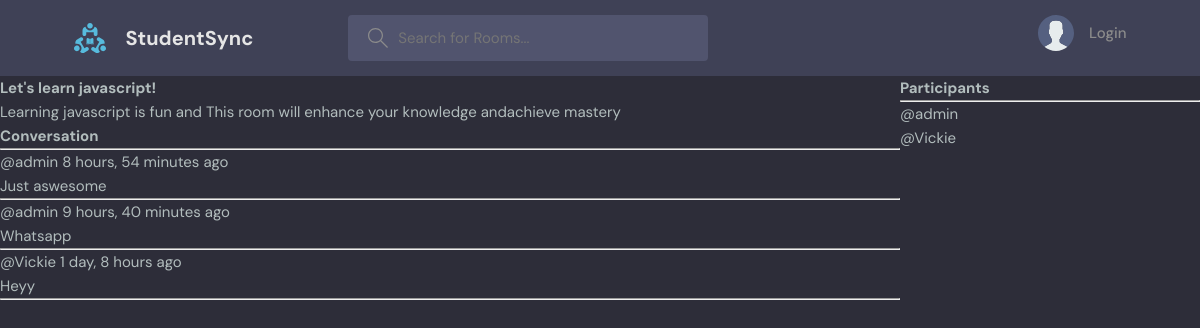
The app's page /room/1/, older data.
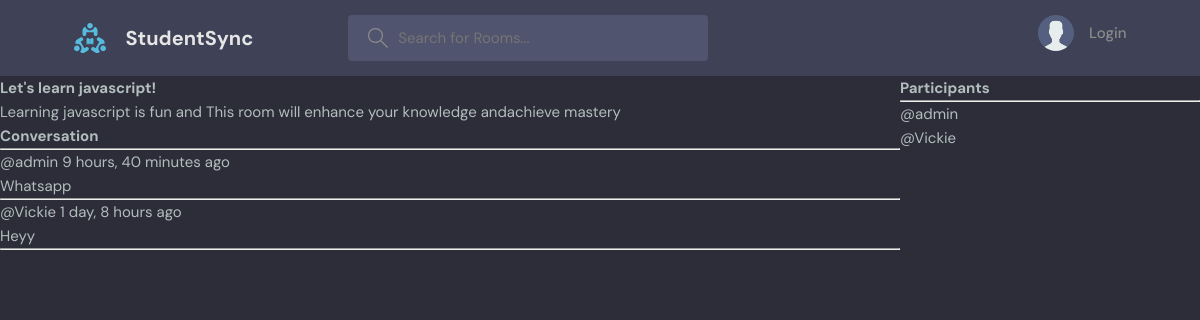
The same page, newer data.
### base/models.py (models this page shows, shortened)
class Message(models.Model):
    user=models.ForeignKey(User,on_delete=models.CASCADE)
    room=models.ForeignKey(Room,on_delete=models.CASCADE)
    body=models.TextField()
    updated=models.DateTimeField(auto_now=True)
    created=models.DateTimeField(auto_now_add=True)
    class Meta:
        ordering=['-updated','-created']

### base/views.py (the view, shortened to what this page needs)
# urls.py: path('room/<str:pk>/',views.room,name="room"),
def room(request, pk):
    rooms = Room.objects.get(id=pk)
    roommessages = rooms.message_set.all().order_by('-created')
    participants = rooms.participants.all()
    context = {'rooms': rooms, 'roommessages': roommessages,
               'participants': participants}
    return render(request, 'base/room.html', context)

### base/templates/base/room.html (shortened to what this page needs)
{% extends 'main.html' %} {% block content %}
<div class="room-container">
    <div>
  <h1>{{rooms.name}}</h1>
  <p>{{rooms.description}}</p>
  <div class="comment-wrapper">
    <h3>Conversation</h3>
    <hr />
    {% for message in roommessages %}
    <div>
      <small>@{{message.user}} {{message.created|timesince}} ago</small>
      <p>{{message.body}}</p>
      <hr />
    </div>
    {% endfor %}
  </div>
</div>
<div>
    <h3>Participants</h3>
    <hr>
    {% for participant in participants %}
    <div>
        <p>@{{participant.username}}</p>
    </div>
    {% endfor %}
</div>
</div>
{% endblock content %}

Row changes from the older to the newer data that the page shows:
removed Message: user "admin", created "8 hours, 54 minutes", body "Just aswesome"
